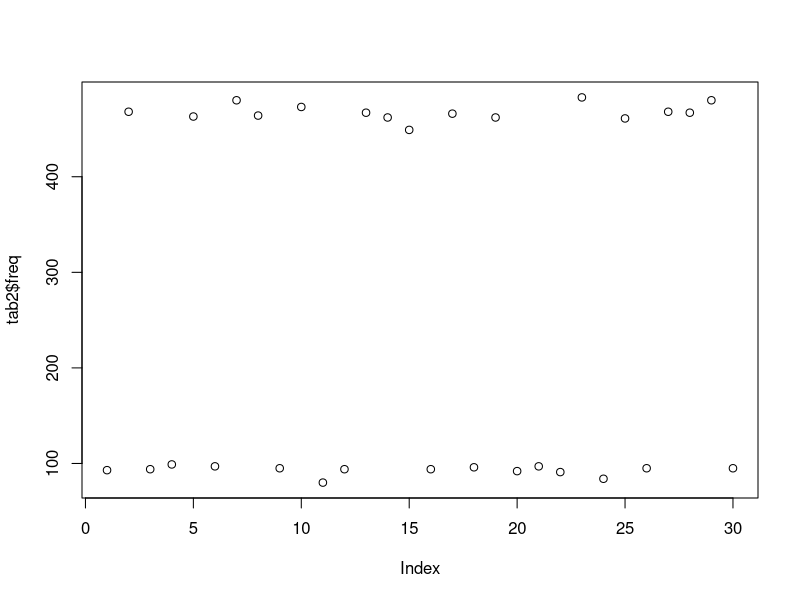

The R script that drew this image: (Note: this script raises an error after producing the figure.)
rm(list=ls())

library(plotrix)
library(dplyr)
library(fields)
library(car)
library(reshape2)
library(plyr)

#Read in data
data <- read.csv("clean_data.csv")
#Check that variables are of correct types
str(data)
data$subject_number <- as.factor(data$subject_number)
#Need to re-set ordered factors
data$session = ordered(data$session, levels = c("BL1","BL2","BL3","BL4","BL5","TX1","TX2","TX3","TX4","TX5","TX6","TX7","TX8","TX9","TX10",
                                                "MP1","MP2","MP3","TX11","TX12",
                                                "TX13","TX14","TX15","TX16","TX17","TX18","TX19","TX20","MN1","MN2","MN3"))   


#This code creates an option to plot only the primary words and exclude generalization words
#You can ignore it if you are including all words

    #Determine which words are BLMN only and which are shared BLMN/PREPOST
    length(levels(data$word))
    tab2 = as.data.frame(plyr::count(data,"word"))
    plot(tab2$freq)
    #items occurring over 300 times are shared BLMN/PREPOST
    #and the items occurring under 100 times are BLMN only.
    both <- droplevels(tab2[which(tab2$freq>300),])
    primary <- levels(both$word)
    only <- droplevels(tab2[which(tab2$freq<100),])
    generalization <- levels(only$word)
    
    #Option to reduce to only primary words
    primarywords <- droplevels(data[which(data$word%in%primary),])
    head(primarywords)
    levels(primarywords$word)
    primarywords$word_type <- "primary"
    generalizationwords <- droplevels(data[which(data$word%in%generalization),])
    head(generalizationwords)
    levels(generalizationwords$word)
    generalizationwords$word_type <- "generalization"
    #Only uncomment this if you want to exclude generalization words
    #data <- primarywords

#Specs for plotting
par(mfrow=c(3,1))
par(mar = c(2.5, 2.5, 2.5, 2.5))
par(xpd=FALSE)

#Loop through participants
Children <- levels(data$subject)

#*creates empty vector to add in missing data*
missing <- c()

for (i in seq_along(Children)){
  
  child <- droplevels(data[data$subject==Children[i],])
  #child <- data[data$subject=="Emily",] 
  numerical=c(1:length(levels(child$session)))
  minus <- length(numerical) - 2
  labels = levels(child$session)
  label = unique(child$subject)
  
  #*adds missing data for each child to a data frame*
  missing <- rbind(missing, droplevels(child[which(is.na(child$mean)),]))
  
  BL <- droplevels(subset(child, sessiontype=="BL"))
  nbl <- length(levels(BL$session))
  
  #Plot Treated Targets
  ###NB name "BF" here is a holdover from cohort 1--
  ###both BF AND TRAD sessions are included in these plots
  #BF Pre
  BF <- subset(child, child$condition=="BF"|child$condition=="PROBE")
  BF_pre <- subset(BF, BF$prepost=="Pre"|BF$prepost=="PROBE")
  BF_pre_mean <- tapply(BF_pre$mean, BF_pre$session, mean)
  BF_pre_correct <- tapply(BF_pre$correct, BF_pre$session, sum)
  BF_pre_total <- tapply(BF_pre$total, BF_pre$session, sum)
  BF_pre_percent <- BF_pre_correct*100/BF_pre_total
  
  #BF Post
  BF_post <- subset(BF, BF$prepost=="Post")
  BF_post_mean <- tapply(BF_post$mean, BF_post$session, mean)
  BF_post_correct <- tapply(BF_post$correct, BF_post$session, sum)
  BF_post_total <- tapply(BF_post$total, BF_post$session, sum)
  BF_post_percent <- BF_post_correct*100/BF_post_total
  
  plot(numerical, BF_pre_percent, 
       main = label,
       xaxt="n", xlab = "Session", ylab = "Mean rating", ylim = c(0, 100))
  axis(1, at=numerical, labels=labels, cex.axis = 1.25)
  
  points(numerical+.2, BF_post_percent,  pch = 8, col = "red", lty=2) 
  
  #Set points for shading BL, MP, and MN regions
  endBL <- nbl + .5
  beginMP <- endBL + 10
  endMP <- beginMP + 3
  beginMN <- endMP + 10
  endMN <- beginMN + 3
  color <- rgb(190, 190, 190, alpha=80, maxColorValue=255)
  rect(xleft=0.0, xright=endBL, ybottom=0,ytop=100, density=100, 
       col=color)
  rect(xleft=beginMP, xright=endMP, ybottom=0,ytop=100, density=100, 
       col=color)
  rect(xleft=beginMN, xright=endMN, ybottom=0,ytop=100, density=100, 
       col=color)
  
  #Plot TRAD
  #TRAD Pre
  TRAD_pre <- subset(child, child$condition=="Trad"&child$prepost=="Pre")
  TRAD_pre_mean <- tapply(TRAD_pre$mean, TRAD_pre$session, mean)
  TRAD_pre_correct <- tapply(TRAD_pre$correct, TRAD_pre$session, sum)
  TRAD_pre_total <- tapply(TRAD_pre$total, TRAD_pre$session, sum)
  TRAD_pre_percent <- TRAD_pre_correct*100/TRAD_pre_total
  #TRAD Post
  TRAD_post <- subset(child, child$condition=="Trad"&child$prepost=="Post")
  TRAD_post_mean <- tapply(TRAD_post$mean, TRAD_post$session, mean)
  TRAD_post_correct <- tapply(TRAD_post$correct, TRAD_post$session, sum)
  TRAD_post_total <- tapply(TRAD_post$total, TRAD_post$session, sum)
  TRAD_post_percent <- TRAD_post_correct*100/TRAD_post_total
  
  #Plot points
  points(numerical, TRAD_pre_percent,  pch = 12, col = "blue", lty=2) 
  points(numerical+.2, TRAD_post_percent,  pch = 6, col = "green", lty=2) 
  
}

#*write missing ratings to a data frame*
write.csv(missing, "missing.csv")
row.names(missing) <- NULL
missing[c("subject", "session", "word")]

myy <- rep(-8,times=length(numerical))
plot(y=myy, x=numerical, xaxt="n", yaxt="n",
     main = "Legend", ylim = c(0, 100))
#Add a legend
legend(15,105,cex=1.25, legend = c("Pre", "Post","Pre", "Post"), 
       pch = c(1,1,12,6), col=c("black","red", "blue","green"))
